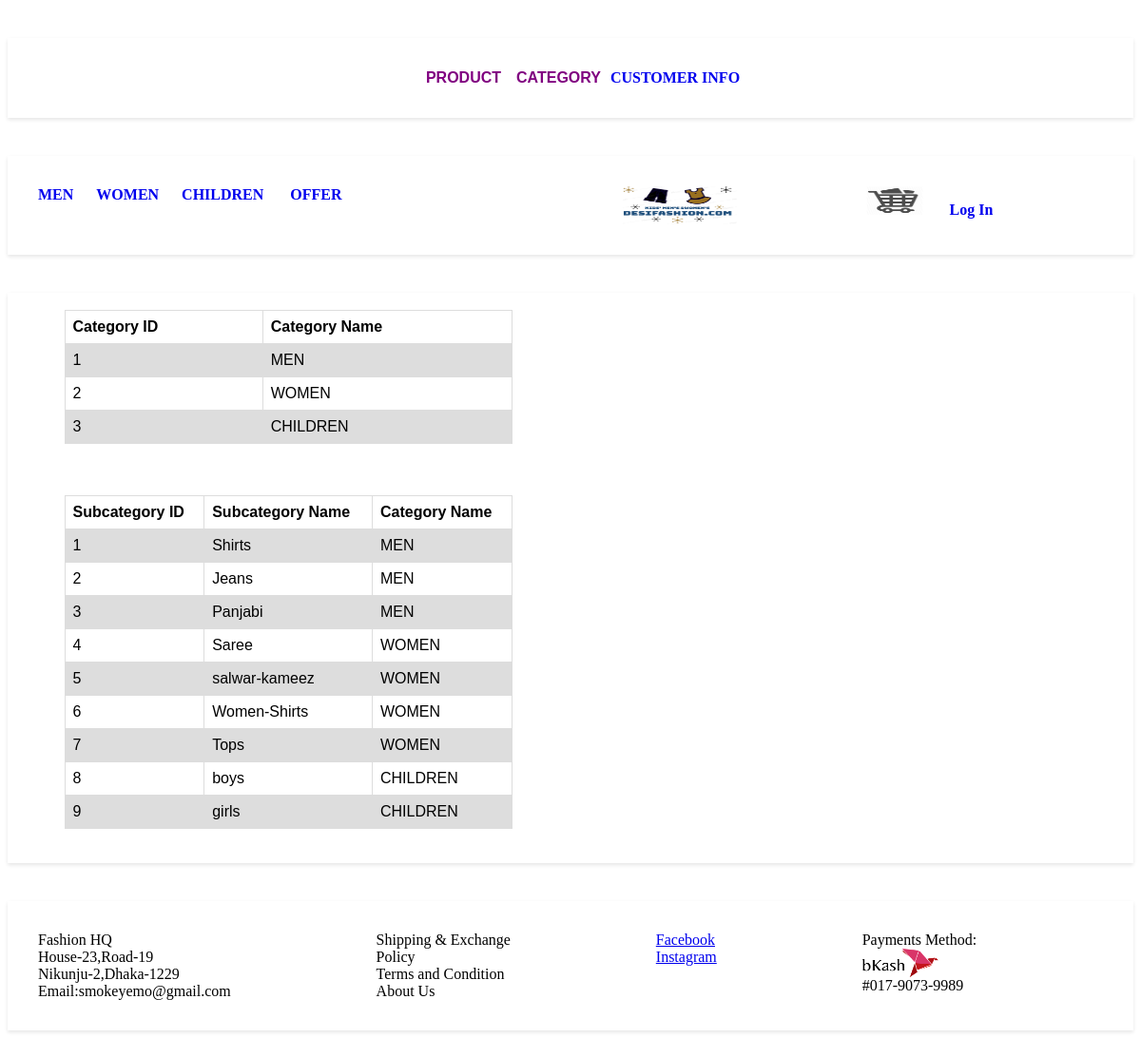
The page /showcategory.php on the database its author committed.
### tables this page shows
CREATE TABLE `category` (
  `ct_id` int(10) NOT NULL,
  `ct_name` varchar(100) NOT NULL
);

CREATE TABLE `subcategory` (
  `sct_id` int(10) NOT NULL,
  `sct_name` varchar(100) NOT NULL,
  `ct_id` int(10) NOT NULL
);

### db.php (called while the page is built, shortened)
<?php
class DB
{
	public function DB()
	{
		$this->host = "localhost";
		$this->user = "root";
		$this->pass = "";
		$this->dbname = "test";
		$this->con = mysqli_connect($this->host,$this->user,$this->pass,$this->dbname);
	}
}
?>

### index_model.php (called while the page is built, shortened)
<?php
require_once('db.php');
class IndexModel extends DB
{
	public function GetCategory()
	{
		$q = "select * from category";
		$r = mysqli_query($this->con,$q);
		return $r;
	}
	public function GetAllSubCategory()
	{
		$q = "select s.*,c.ct_name from subcategory s,category c where c.ct_id=s.ct_id";
		$r = mysqli_query($this->con,$q);
		return $r;
	}
}

### showcategory.php (the view, shortened to what this page needs)
<?php
require_once("home.php");
Home::headeradmin();
Home::header();
?>
<div class="container2">
<section>
<section>
<div class="grid2">
<br/>
<html>
<head>
</head>
<table>
<tr>
<th>Category ID</th>
<th>Category Name</th>
</tr>
<?php
		$indObj = new IndexModel();
		$rs = $indObj->GetCategory();
		while($d = mysqli_fetch_assoc($rs))
		{
			echo $str="<tr><td>".$d["ct_id"]."</td><td>".$d["ct_name"]."</td></tr>";
		}
?>
</table>
<br>
<br>
<br>
<table>
<tr>
<th>Subcategory ID</th>
<th>Subcategory Name</th>
<th>Category Name</th>
</tr>
<?php
		$indObj = new IndexModel();
		$rs = $indObj->GetAllSubCategory();
		while($d = mysqli_fetch_assoc($rs))
		{
			echo $str="<tr><td>".$d["sct_id"]."</td><td>".$d["sct_name"]."</td><td>".$d["ct_name"]."</td></tr>";
		}
?>
</table>
<br>
<br>
</body>
</html>
<?php
Home::Footer();
?>

### home.php (shortened to what this page needs)
<?php
require_once('index_model.php');
class Home
{
	public static function Header($title="")
	{
	?>
		<html>
		<head><title>DesiFashion.com</title>
		<link rel="stylesheet" type="text/css" href="style.css"/>
		<link rel="stylesheet" type="text/css" href="style2.css"/>
		</head>
		<body>
		<div class="container">
		<section>
		<div class="menu">
		<?php
			$indObj = new IndexModel();
			$rs = $indObj->GetCategory();
			while($d = mysqli_fetch_assoc($rs))
			{
				echo "<a href='".$d["ct_name"].".php' style='text-decoration:none;'><span>".$d["ct_name"]."</span></a> &nbsp &nbsp &nbsp";
			}
		?>
		<a href="offer.php" style="text-decoration:none;"><span>OFFER</span></a>  &nbsp &nbsp &nbsp
		</div>
		<div class="grid3">
		<?php
		if($_SESSION['ut_id']==1)
		{
			echo "<a href='admin.php'><img src='HomepageIMG/logo.png' width='120px' height='40px'/></a>";
		}
		else
		{
			echo "<a href='index.php'><img src='HomepageIMG/logo.png' width='120px' height='40px'/></a>";
		}
		?>
		</div>
		<div class="grid4">
		<a href="cart.php" style="text-decoration:none;"><img src="HomepageIMG/cart.png" width="60px" height="30px"/></a> &nbsp  &nbsp  &nbsp
		<?php
		if(isset($_SESSION['uname'])!="" && $_SESSION['uid']!="" && $_SESSION['ut_id']!="")
		{
			echo "
			<div class='dropdown'>
			<button class='dropbtn'>".$_SESSION['uname']."</button>
			<div class='dropdown-content'>
			<a href='logout.php'>Log Out</a>
			</div>
			</div>";
		}
		else
		{
			echo "<a href='login.php' style='text-decoration:none;'><b>Log In</b> </a>";
		}
		?>
		</div>
		</section>
		</div>
		<?php
	}
	public static function headeradmin()
	{
		?>
		<html>
		<head><title>DesiFashion.com</title>
		<link rel="stylesheet" type="text/css" href="style.css"/>
		<link rel="stylesheet" type="text/css" href="style2.css"/>
		</head>
		<body>
		<div class="container">
		<section>
		<div class="menu2">
		<div class="dropdown">
		  <button class="dropbtn">Product</button>
		</div>
		<div class="dropdown">
		  <button class="dropbtn">Category</button>
		</div>
		<a href="customerinfo.php" style="text-decoration:none;">CUSTOMER INFO</a>
		</div>
		</section>
		</div>
		<?php
	}
	?>
		<?php
	public static function Footer()
	{
	?>
		<div class="footer">
		<section>
		<div class="grid1">
		<h>Fashion HQ</h><br/>
		<h>House-23,Road-19</h><br/>
		<h>Nikunju-2,Dhaka-1229</h><br/>
		<h>Email:smokeyemo@gmail.com</h>
		</div>
		<div class="gird2">
		<h>Shipping & Exchange</h><br/>
		<h>Policy</h><br/>
		<h>Terms and Condition</h><br/>
		<h>About Us</h>
		</div>
		<div class="grid3">
		<a href="https://www.facebook.com"><h>Facebook</h></a><br/>
		<a href="https://www.instagram.com/"><h>Instagram<h></a>
		</div>
		<div class ="grid4">
		Payments Method:</br>
		<img src="HomepageIMG/bkash.png" width="80px" height="30px"/></br>
		#017-9073-9989
		</div>
		</section>
		</div>
		</body>
		</html>
		<?php
	}
}

### style.css (style rules this page uses)
section { display: grid; grid-template-columns: auto auto auto auto; grid-gap: 20px; padding:40 px 0; }
.container { max-width:100%; max-height:40 px; margin: 40px auto; padding: 32px; background: white; box-shadow: 0 2px 4px rgba(0, 0, 0, 0.1); }
.footer { max-width:100%; max-height:50 px; margin: 40px auto; padding: 32px; background: white; box-shadow: 0 2px 4px rgba(0, 0, 0, 0.1); }
.menu { text-decoration:none; text-transform:uppercase; color:black; font-weight:bold; font-size:16px; grid-column-start: 1; grid-column-end: 2; }
.menu2 { text-decoration:none; text-transform:uppercase; color:black; font-weight:bold; font-size:16px; grid-column-start: 3; grid-column-end: 4; }
.container2 { max-width:100%; margin: 0 px auto; padding: 32 px auto; background: white; box-shadow: 0 2px 4px rgba(0, 0, 0, 0.1); }
.grid4 { grid-column-start: 4; grid-column-end: 4; }
.grid1 { grid-column-start: 1; grid-column-end: 1; }
.grid2 { grid-column-start: 2; grid-column-end: 2; }
.grid3 { grid-column-start: 3; grid-column-end: 3; }
.dropbtn { text-decoration:none; text-transform:uppercase; color:purple; font-weight:bold; font-size:16px; background-color: white; border: none; }
.dropdown { position: relative; display: inline-block; }

### style2.css (style rules this page uses)
section { display: grid; grid-template-columns: auto auto auto auto; grid-gap: 20px; padding:40 px 0; }
.container2 { max-width:100%; max-height:40 px; }
.grid1 { grid-column-start: 1; grid-column-end: 1; }
.grid2 { grid-column-start: 2; grid-column-end: 2; }
.grid3 { grid-column-start: 3; grid-column-end: 3; }
.grid4 { grid-column-start: 4; grid-column-end: 4; }
.container { max-width:100%; max-height:40 px; margin: 40px auto; padding: 32px; background: white; box-shadow: 0 2px 4px rgba(0, 0, 0, 0.1); }

### showcategory.php (style rules this page uses)
table { font-family:arial,sans-serif; border-collapse:collapse; width:100%; }
td,th { border:1px solid #dddddd; text-align:left; padding:8px; }
tr:nth-child(even) { background-color:#dddddd; }

### rows shown on the page
category: ct_name "MEN", ct_id "1"
category: ct_name "WOMEN", ct_id "2"
category: ct_name "CHILDREN", ct_id "3"
subcategory: sct_id "1", sct_name "Shirts", ct.ct_name "MEN"
subcategory: sct_id "2", sct_name "Jeans", ct.ct_name "MEN"
subcategory: sct_id "3", sct_name "Panjabi", ct.ct_name "MEN"
subcategory: sct_id "4", sct_name "Saree", ct.ct_name "WOMEN"
subcategory: sct_id "5", sct_name "salwar-kameez", ct.ct_name "WOMEN"
subcategory: sct_id "6", sct_name "Women-Shirts", ct.ct_name "WOMEN"
subcategory: sct_id "7", sct_name "Tops", ct.ct_name "WOMEN"
subcategory: sct_id "8", sct_name "boys", ct.ct_name "CHILDREN"
subcategory: sct_id "9", sct_name "girls", ct.ct_name "CHILDREN"
